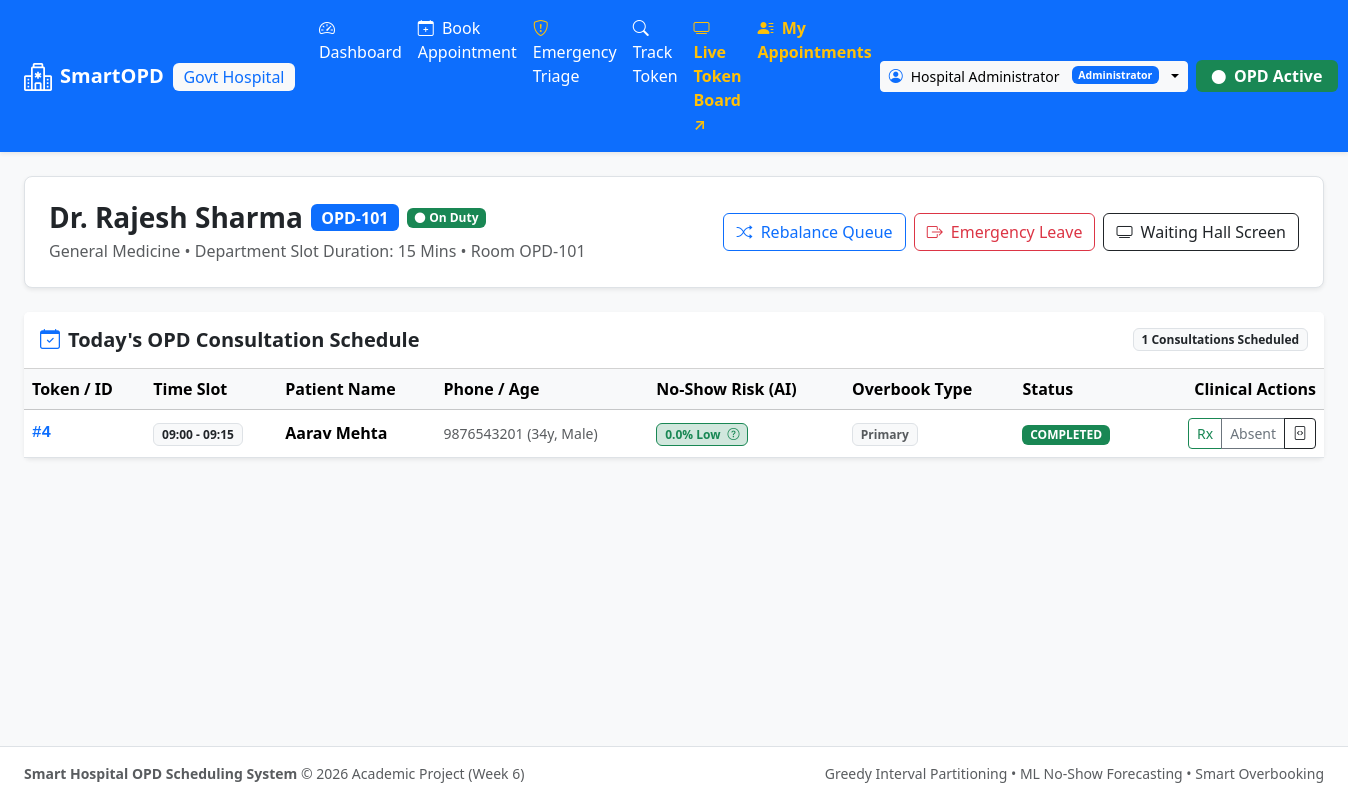
The page /doctor/1 (signed in) on the database its author committed.
### src/models.py (models this page shows, shortened)
class Doctor(Base):
    __tablename__ = "doctors"
    doctor_id = Column(Integer, primary_key=True, autoincrement=True)
    name = Column(String(120), nullable=False)
    specialization = Column(String(100), nullable=False, index=True)
    room_number = Column(String(20), nullable=False)
    max_daily_capacity = Column(Integer, default=30, nullable=False)
    is_available = Column(Boolean, default=True, nullable=False)
    dept_id = Column(Integer, ForeignKey("departments.dept_id"), nullable=False)
    department = relationship("Department", back_populates="doctors")
    slots = relationship("TimeSlot", back_populates="doctor", cascade="all, delete-orphan")
    appointments = relationship("Appointment", back_populates="doctor")
    triages = relationship("EmergencyTriage", back_populates="doctor")

class Department(Base):
    __tablename__ = "departments"
    dept_id = Column(Integer, primary_key=True, autoincrement=True)
    dept_name = Column(String(100), unique=True, nullable=False, index=True)
    default_slot_duration_mins = Column(Integer, default=15, nullable=False)
    floor_number = Column(Integer, default=1, nullable=False)
    doctors = relationship("Doctor", back_populates="department", cascade="all, delete-orphan")

class Appointment(Base):
    __tablename__ = "appointments"
    appointment_id = Column(Integer, primary_key=True, autoincrement=True)
    patient_id = Column(Integer, ForeignKey("patients.patient_id"), nullable=False)
    doctor_id = Column(Integer, ForeignKey("doctors.doctor_id"), nullable=False)
    slot_id = Column(Integer, ForeignKey("time_slots.slot_id"), nullable=False)
    booking_timestamp = Column(DateTime, default=datetime.now, nullable=False)
    status = Column(SQLEnum(AppointmentStatus), default=AppointmentStatus.BOOKED, nullable=False)
    predicted_no_show_prob = Column(Float, default=0.0, nullable=False)
    is_secondary_overbook = Column(Boolean, default=False, nullable=False)
    patient = relationship("Patient", back_populates="appointments")
    doctor = relationship("Doctor", back_populates="appointments")
    slot = relationship("TimeSlot", back_populates="appointments")

class TimeSlot(Base):
    __tablename__ = "time_slots"
    slot_id = Column(Integer, primary_key=True, autoincrement=True)
    doctor_id = Column(Integer, ForeignKey("doctors.doctor_id"), nullable=False)
    start_time = Column(DateTime, nullable=False, index=True)
    end_time = Column(DateTime, nullable=False)
    is_booked = Column(Boolean, default=False, nullable=False)
    is_overbooked = Column(Boolean, default=False, nullable=False)
    __table_args__ = (
        CheckConstraint("end_time > start_time", name="check_slot_end_after_start"),
        Index("idx_doctor_time_slot", "doctor_id", "start_time", "end_time"),
    )
    doctor = relationship("Doctor", back_populates="slots")
    appointments = relationship("Appointment", back_populates="slot")

class Patient(Base):
    __tablename__ = "patients"
    patient_id = Column(Integer, primary_key=True, autoincrement=True)
    name = Column(String(120), nullable=False)
    age = Column(Integer, nullable=False)
    gender = Column(String(10), nullable=False)
    phone = Column(String(20), unique=True, nullable=False, index=True)
    email = Column(String(120), nullable=True, index=True)
    password_hash = Column(String(255), nullable=True)
    total_visits = Column(Integer, default=0, nullable=False)
    past_no_shows = Column(Integer, default=0, nullable=False)
    appointments = relationship("Appointment", back_populates="patient")
    triages = relationship("EmergencyTriage", back_populates="patient")

### app.py (the view)
    @app.route("/doctor/<int:doctor_id>")
    def doctor_dashboard(doctor_id):
        user = session.get("user")
        patient = session.get("patient")
        if patient and not user:
            return render_template("404.html", message="Access Denied: Only clinical doctors and administrators can access consultation rooms."), 403
        if not user:
            return redirect(url_for("login", next=request.path))
        if user.get("role") not in ["Doctor", "Administrator"]:
            return render_template("404.html", message="Access Denied: Only clinical doctors and administrators can access consultation rooms."), 403
        if user.get("role") == "Doctor" and user.get("doctor_id") != doctor_id:
            return redirect(url_for("doctor_dashboard", doctor_id=user.get("doctor_id")))
        service = get_service()
        doctor = service.get_doctor_by_id(doctor_id)
        if not doctor:
            return render_template("404.html", message=f"Doctor with ID #{doctor_id} not found."), 404
        appointments = service.session.query(Appointment).filter(
            Appointment.doctor_id == doctor_id
        ).order_by(Appointment.slot_id).all()
        return render_template("doctor_dashboard.html", doctor=doctor, appointments=appointments)

### src/db.py (called while the page is built)
def get_session():
    return ScopedSession()

### src/services.py (called while the page is built, shortened)
    def seed_initial_data_if_empty(self):
        if self.session.query(Department).count() > 0:
            return

    def get_doctor_by_id(self, doctor_id: int) -> Optional[Doctor]:
        return self.session.query(Doctor).filter(Doctor.doctor_id == doctor_id).first()

### templates/doctor_dashboard.html (shortened to what this page needs)
{% extends "base.html" %}
{% block content %}
<div class="row mb-4">
    <div class="col-12">
        <div class="p-4 bg-white rounded-3 shadow-sm border d-flex justify-content-between align-items-center flex-wrap gap-3">
            <div>
                <div class="d-flex align-items-center gap-2 mb-1">
                    <h3 class="fw-bold mb-0 text-dark">{{ doctor.name }}</h3>
                    <span class="badge bg-primary fs-6">{{ doctor.room_number }}</span>
                    {% if doctor.is_available %}
                    <span class="badge bg-success"><i class="bi bi-circle-fill small me-1"></i>On Duty</span>
                    {% else %}
                    <span class="badge bg-danger">On Emergency Leave</span>
                    {% endif %}
                </div>
                <p class="text-muted mb-0">{{ doctor.specialization }} &bull; Department Slot Duration: {{ doctor.department.default_slot_duration_mins }} Mins &bull; Room {{ doctor.room_number }}</p>
            </div>
            <div class="d-flex gap-2 flex-wrap">
                <button class="btn btn-outline-primary" onclick="rebalanceQueue({{ doctor.dept_id }})">
                    <i class="bi bi-shuffle me-1"></i> Rebalance Queue
                </button>
                {% if doctor.is_available %}
                <button class="btn btn-outline-danger" onclick="triggerDoctorLeave({{ doctor.doctor_id }})">
                    <i class="bi bi-box-arrow-right me-1"></i> Emergency Leave
                </button>
                {% else %}
                <button class="btn btn-success fw-bold" onclick="markDoctorAvailable({{ doctor.doctor_id }})">
                    <i class="bi bi-check-circle-fill me-1"></i> Resume Duty (Mark Available)
                </button>
                {% endif %}
                <a href="{{ url_for('token_display') }}" target="_blank" class="btn btn-outline-dark">
                    <i class="bi bi-tv me-1"></i> Waiting Hall Screen
                </a>
            </div>
        </div>
    </div>
</div>
{% set active_appt = None %}
{% for a in appointments %}
    {% if a.status.value == 'IN_CONSULTATION' %}
        {% set active_appt = a %}
    {% endif %}
{% endfor %}
<div class="row">
    <div class="col-12">
        <div class="card shadow-sm border-0">
            <div class="card-header bg-white py-3 d-flex justify-content-between align-items-center flex-wrap gap-2">
                <h5 class="fw-bold mb-0"><i class="bi bi-calendar-check text-primary me-2"></i>Today's OPD Consultation Schedule</h5>
                <span class="badge bg-light text-dark border">{{ appointments|length }} Consultations Scheduled</span>
            </div>
            <div class="table-responsive">
                <table class="table table-hover align-middle mb-0">
                    <thead class="table-light">
                        <tr>
                            <th>Token / ID</th>
                            <th>Time Slot</th>
                            <th>Patient Name</th>
                            <th>Phone / Age</th>
                            <th>No-Show Risk (AI)</th>
                            <th>Overbook Type</th>
                            <th>Status</th>
                            <th class="text-end">Clinical Actions</th>
                        </tr>
                    </thead>
                    <tbody>
                        {% if appointments %}
                            {% for appt in appointments %}
                            <tr id="row-appt-{{ appt.appointment_id }}">
                                <td class="fw-bold font-monospace text-primary">#{{ appt.appointment_id }}</td>
                                <td>
                                    <span class="badge bg-light text-dark border">
                                        {{ appt.slot.start_time.strftime('%H:%M') }} - {{ appt.slot.end_time.strftime('%H:%M') }}
                                    </span>
                                </td>
                                <td class="fw-bold">{{ appt.patient.name }}</td>
                                <td class="text-muted small">{{ appt.patient.phone }} ({{ appt.patient.age }}y, {{ appt.patient.gender }})</td>
                                <td>
                                    {% set risk = (appt.predicted_no_show_prob * 100)|round(1) %}
                                    <a href="javascript:void(0)" onclick="openXAIModal({{ appt.appointment_id }}, '{{ appt.patient.name }}')" class="text-decoration-none">
                                        {% if risk >= 50 %}
                                        <span class="badge bg-danger-subtle text-danger border border-danger">{{ risk }}% High <i class="bi bi-question-circle ms-1"></i></span>
                                        {% elif risk >= 25 %}
                                        <span class="badge bg-warning-subtle text-warning border border-warning">{{ risk }}% Med <i class="bi bi-question-circle ms-1"></i></span>
                                        {% else %}
                                        <span class="badge bg-success-subtle text-success border border-success">{{ risk }}% Low <i class="bi bi-question-circle ms-1"></i></span>
                                        {% endif %}
                                    </a>
                                </td>
                                <td>
                                    {% if appt.is_secondary_overbook %}
                                    <span class="badge bg-warning text-dark"><i class="bi bi-layers-half me-1"></i> Overbook +1</span>
                                    {% else %}
                                    <span class="badge bg-light text-muted border">Primary</span>
                                    {% endif %}
                                </td>
                                <td>
                                    {% if appt.status.value == 'COMPLETED' %}
                                    <span class="badge bg-success">COMPLETED</span>
                                    {% elif appt.status.value == 'IN_CONSULTATION' %}
                                    <span class="badge bg-primary">IN CONSULTATION</span>
                                    {% elif appt.status.value == 'CHECKED_IN' %}
                                    <span class="badge bg-info text-dark">WAITING</span>
                                    {% elif appt.status.value == 'CANCELLED' %}
                                    <span class="badge bg-danger">CANCELLED</span>
                                    {% elif appt.status.value == 'NO_SHOW' %}
                                    <span class="badge bg-secondary">NO-SHOW</span>
                                    {% else %}
                                    <span class="badge bg-secondary">{{ appt.status.value }}</span>
                                    {% endif %}
                                </td>
                                <td class="text-end">
                                    <div class="btn-group btn-group-sm">
                                        <button class="btn btn-outline-success" onclick="openPrescriptionModal({{ appt.appointment_id }}, '{{ appt.patient.name }}')" title="Prescription & Done">Rx</button>
                                        <button class="btn btn-outline-secondary" onclick="updateApptStatus({{ appt.appointment_id }}, 'NO_SHOW')" title="Mark No Show">Absent</button>
                                        <a href="/api/fhir/Appointment/{{ appt.appointment_id }}" target="_blank" class="btn btn-outline-dark" title="FHIR v4 JSON"><i class="bi bi-file-code"></i></a>
                                    </div>
                                </td>
                            </tr>
                            {% endfor %}
                        {% else %}
                            <tr>
                                <td colspan="8" class="text-center py-4 text-muted">
                                    No appointments currently scheduled for Dr. {{ doctor.name }}.
                                </td>
                            </tr>
                        {% endif %}
                    </tbody>
                </table>
            </div>
        </div>
    </div>
</div>
{% endblock %}

### static/css/style.css (style rules this page uses)
:root { --primary-color: #0d6efd; --success-color: #198754; --warning-color: #ffc107; --danger-color: #dc3545; --info-color: #0dcaf0; --card-shadow: 0 0.125rem 0.25rem rgba(0, 0, 0, 0.075); }
body { background-color: #f8fafc; color: #1e293b; font-family: system-ui, -apple-system, "Segoe UI", Roboto, "Helvetica Neue", Arial, sans-serif; }

### rows shown on the page
Doctor: name "Dr. Rajesh Sharma", room_number "OPD-101", specialization "General Medicine"
Department: department.default_slot_duration_mins "15"
Appointment: appointment_id "4", slot.start_time "09:00", slot.end_time "09:15", patient.name "Aarav Mehta", patient.phone "9876543201", patient.age "34", patient.gender "Male", predicted_no_show_prob "0.0", is_secondary_overbook "Primary", status "COMPLETED"

### other values the page prints
{{ session['user'].get('name', 'Staff') }} "Hospital Administrator"
{{ session['user'].get('role', 'Staff') }} "Administrator"
{{ appointments|length }} "1"
